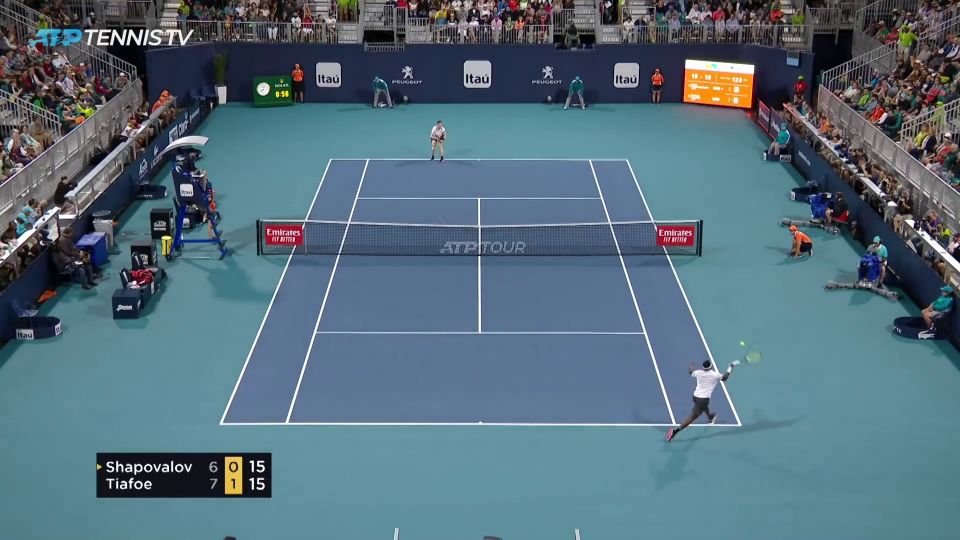
#> input picture frame 10 of 期末專案/python3/tennis_court.mp4, 1920 x 1080 px (shown at 1/2 size)
$ python mp4_HoughLine.py
#> lines starting #> are read from the running program, lines starting #| are printed output that depends on the picture; after the words box and inside, x2 and y2 are one past the last pixel; in counts of white or black regions, pixels touching at a corner belong together
import numpy as np
import cv2

def get_line_intersection(line1, line2):
    """Find the intersection point of two lines defined by endpoints."""
    xdiff = (line1[0][0] - line1[1][0], line2[0][0] - line2[1][0])
    ydiff = (line1[0][1] - line1[1][1], line2[0][1] - line2[1][1])

    def det(a, b):
        return a[0] * b[1] - a[1] * b[0]

    div = det(xdiff, ydiff)
    if div == 0:
        return None  # Lines are parallel or coincident

    d = (det(*line1), det(*line2))
    x = det(d, xdiff) / div
    y = det(d, ydiff) / div
    return x, y

# load the video
cap = cv2.VideoCapture("tennis_court.mp4")

# create VideoWriter object to save the output frames into a video file
output_file = "output_video.mp4"
frame_width = int(cap.get(cv2.CAP_PROP_FRAME_WIDTH)) // 2  # Resize width
frame_height = int(cap.get(cv2.CAP_PROP_FRAME_HEIGHT)) // 2  # Resize height
output = cv2.VideoWriter(output_file, cv2.VideoWriter_fourcc(*"mp4v"), 30.0, (frame_width, frame_height))

# define the list of boundaries
boundaries = [
    ([180, 180, 100], [255, 255, 255])
]

while True:
    # Read the next frame
    ret, frame = cap.read()
#> frame is the input picture: shape (1080, 1920, 3); mean B, G, R 123.7, 110, 85.7
    if not ret:
        break

    # Resize the frame
    resized_frame = cv2.resize(frame, (frame_width, frame_height))

    # Apply color mask
    mask = np.zeros_like(resized_frame)
    for (lower, upper) in boundaries:
        lower = np.array(lower, dtype="uint8")
        upper = np.array(upper, dtype="uint8")
        mask = cv2.inRange(resized_frame, lower, upper)
#> this loop made 1 pass
#> pass 1, `mask = cv2.inRange(resized_frame, lower, upper)`:
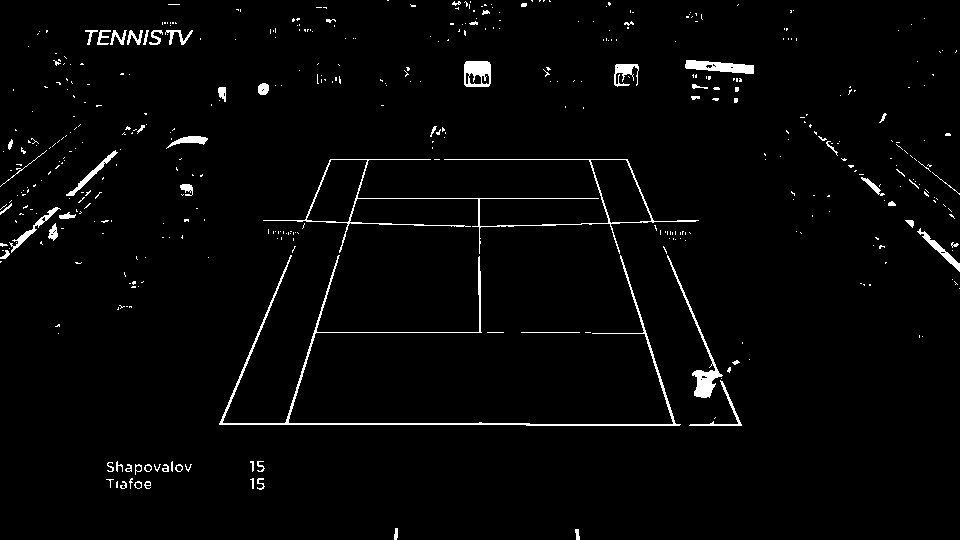
#> mask: shape (540, 960); 2.3% white; 455 white regions (390 under 20 px), largest, box (x1, y1, x2, y2) and area: (219, 255, 681, 426) 2579, (263, 159, 699, 254) 1762, (667, 255, 723, 398) 803
    output_frame = cv2.bitwise_and(resized_frame, resized_frame, mask=mask)

    gray = cv2.cvtColor(output_frame, cv2.COLOR_BGR2GRAY)
    kernel_size = 5
    blur_gray = cv2.GaussianBlur(gray, (kernel_size, kernel_size), 0)
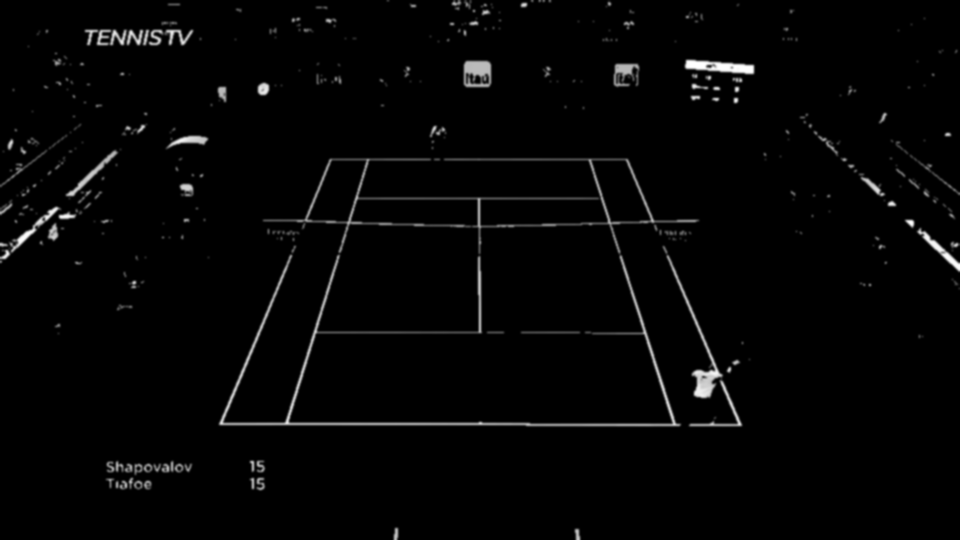
#> blur_gray: shape (540, 960); min 0, max 255, mean 5.1

    low_threshold = 10
    high_threshold = 200
    edges = cv2.Canny(gray, low_threshold, high_threshold)
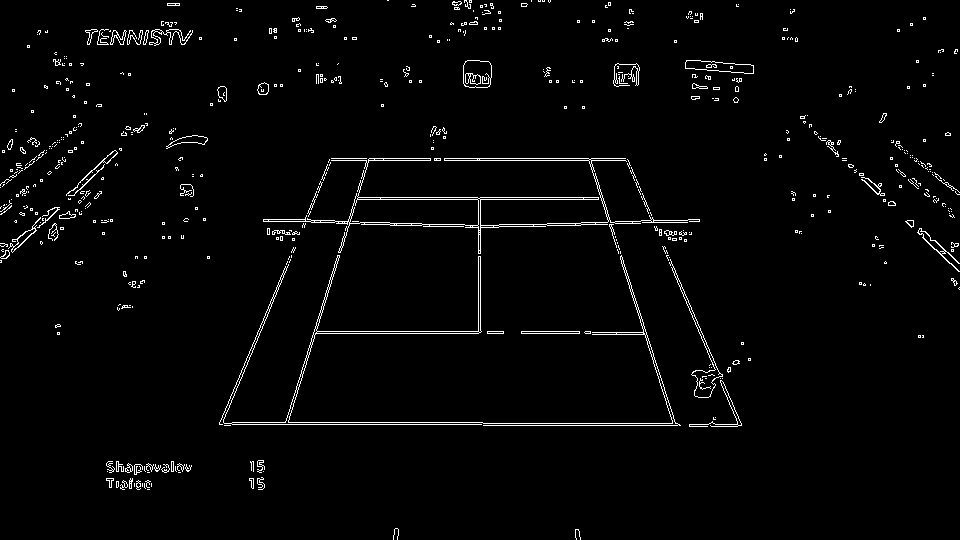
#> edges: shape (540, 960); 2.4% white in thin lines or dots
    dilated = cv2.dilate(edges, np.ones((2, 2), dtype=np.uint8))
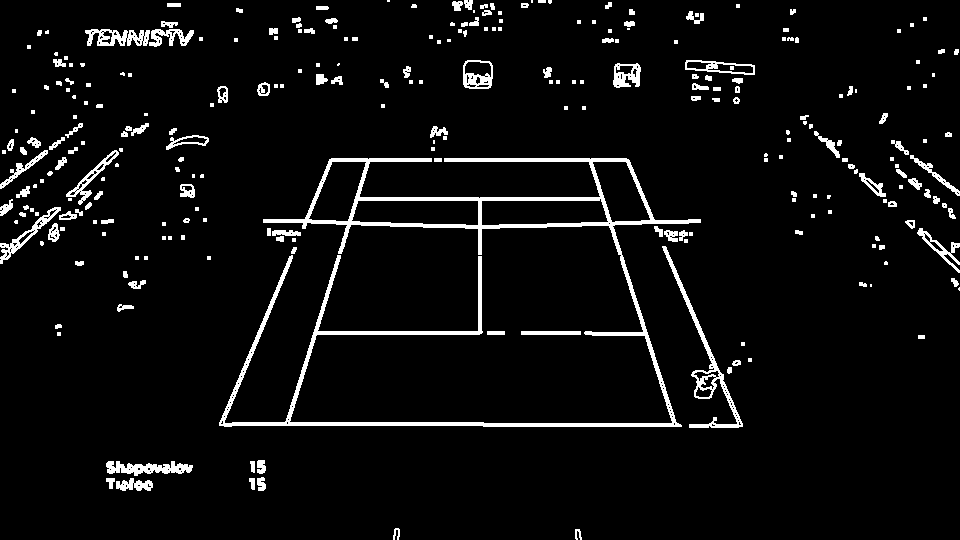
#> dilated: shape (540, 960); 5.1% white; 273 white regions (125 under 20 px), largest, box (x1, y1, x2, y2) and area: (219, 158, 701, 427) 10674, (662, 246, 743, 428) 1412, (106, 461, 193, 476) 743

    rho = 1
    theta = np.pi / 180
    threshold = 10
    min_line_length = 40
    max_line_gap = 5
    line_image = np.copy(output_frame) * 0
#> line_image: shape (540, 960, 3); every value is 0

    lines = cv2.HoughLinesP(dilated, rho, theta, threshold, np.array([]), min_line_length, max_line_gap)
#> lines = 108 rows, first 6: [375, 331, 504, 333], [219, 425, 681, 425], [391, 200, 504, 197], [331, 158, 626, 158], [423, 227, 700, 222], [219, 423, 678, 423]

    points = []
    for line in lines:
        for x1, y1, x2, y2 in line:
            points.append(((x1 + 0.0, y1 + 0.0), (x2 + 0.0, y2 + 0.0)))
            cv2.line(line_image, (x1, y1), (x2, y2), (255, 0, 0), 5)
#> this loop made 108 passes
#> line on passes 1 to 12: [[375, 331, 504, 333]], [[219, 425, 681, 425]], [[391, 200, 504, 197]], [[331, 158, 626, 158]], [[423, 227, 700, 222]], [[219, 423, 678, 423]], [[521, 332, 620, 335]], [[329, 159, 628, 159]], [[219, 424, 680, 424]], [[328, 161, 629, 161]], [[483, 426, 681, 426]], [[313, 333, 422, 332]]
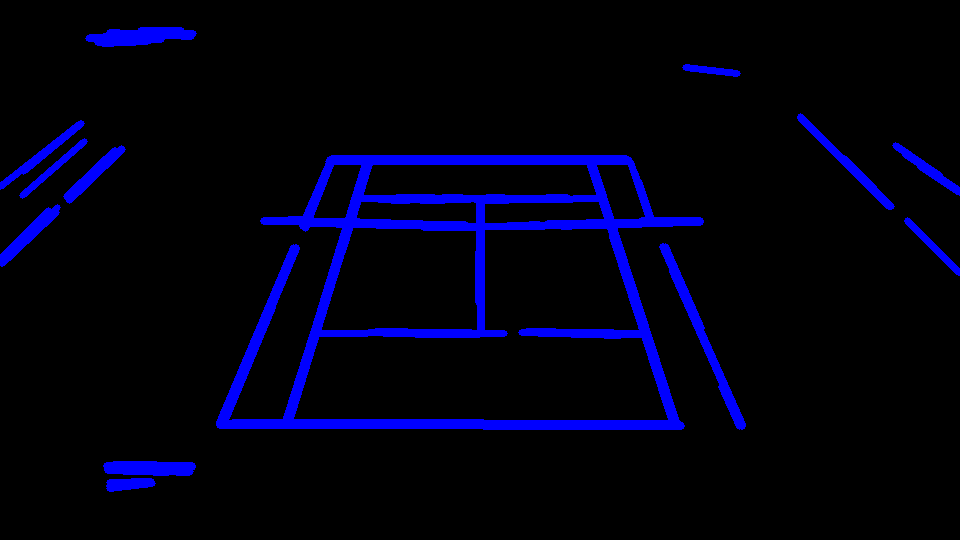
#> line_image: shape (540, 960, 3); mean B, G, R 18.2, 0, 0
#> after the loop, points = 108 items

    intersections = []
    for idx, point1 in enumerate(points):
        for point2 in points[idx + 1:]:
            intersect = get_line_intersection(point1, point2)
            if intersect is not None:
                intersections.append(intersect)
#> this loop made 108 passes
#> point1 on passes 1 to 2: ((375, 331), (504, 333)), ((219, 425), (681, 425))

    # Show the result with resized output video
    resized_output = cv2.resize(line_image, (0, 0), fx=0.5, fy=0.5)
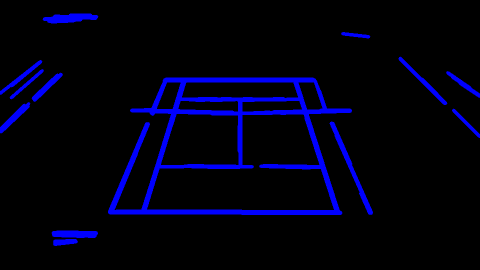
#> resized_output: shape (270, 480, 3); mean B, G, R 18.2, 0, 0
    cv2.imshow('line_intersections', resized_output)
    cv2.waitKey(0)

    # Mark intersections on the resized output video
    for inter in intersections:
        a, b = inter
        a = int(a)
        b = int(b)
        if a >= 0 and a < resized_output.shape[1] and b >= 0 and b < resized_output.shape[0]:
            for i in range(6):
                for j in range(6):
                    if b + i < resized_output.shape[0] and a + j < resized_output.shape[1]:
                        resized_output[b + i, a + j] = [0, 0, 255]
#> this loop made 5582 passes
#> inter on passes 1 to 3: (6438, 425), (-2730, 282.9), (-10783.5, 158)
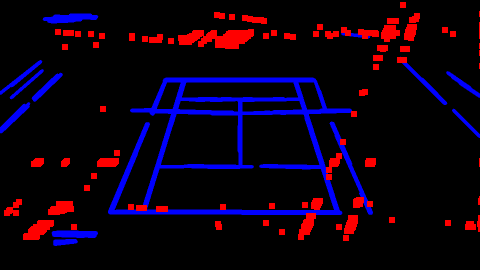
#> resized_output: shape (270, 480, 3); 5.03% of pixels changed, all inside (x1, y1, x2, y2) = (4, 2, 480, 241)

    # Show the resized output video with marked intersections
    cv2.imshow('line_intersections_marked', resized_output)
    cv2.waitKey(0)
    cv2.destroyAllWindows()

$ run again, starting later in the video
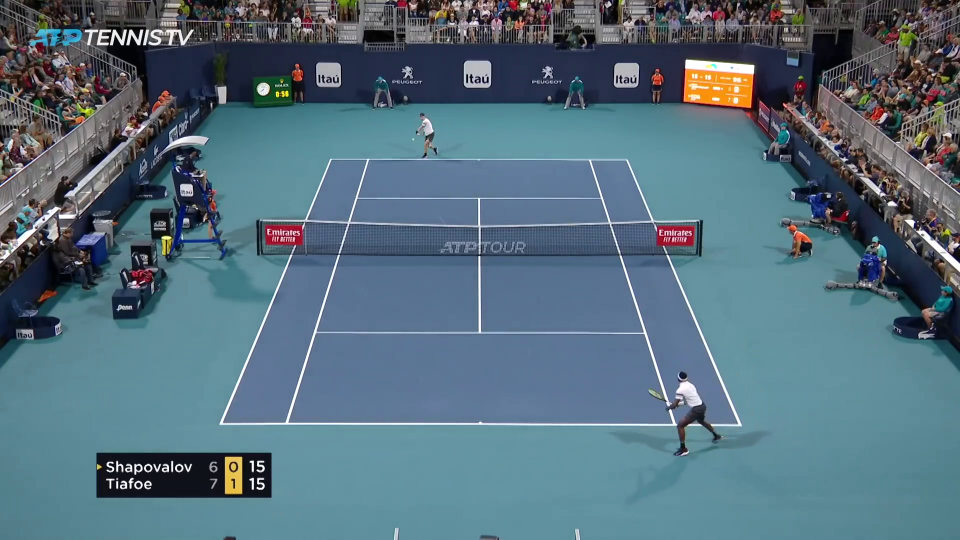
#> input picture frame 48 of 期末專案/python3/tennis_court.mp4, 1920 x 1080 px (shown at 1/2 size)
#> frame is the input picture: shape (1080, 1920, 3); mean B, G, R 124.6, 110.9, 86.5
#> edges: shape (540, 960); 2.4% white in thin lines or dots
#> dilated: shape (540, 960); 5.3% white; 286 white regions (135 under 20 px), largest, box (x1, y1, x2, y2) and area: (263, 158, 700, 407) 6587, (219, 255, 678, 427) 4465, (662, 246, 743, 428) 969
#> lines = 108 rows, first 6: [348, 158, 576, 161], [219, 425, 677, 425], [219, 424, 294, 247], [662, 246, 742, 426], [220, 424, 677, 424], [263, 221, 422, 223]
#> the loop `for line in lines:` made 108 passes
#> after the loop `for line in lines:`:
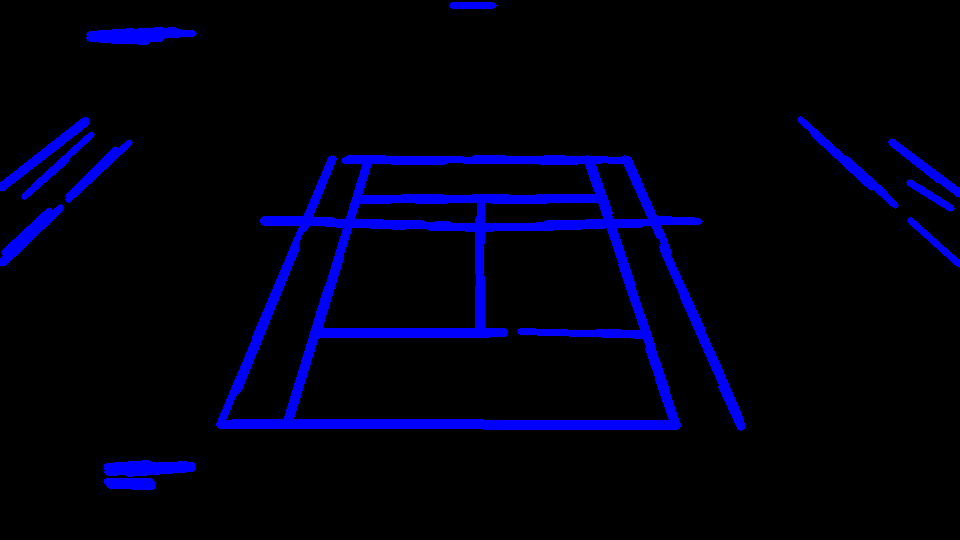
#> line_image: shape (540, 960, 3); mean B, G, R 18.4, 0, 0
#> after the loop `for line in lines:`: points = 108 items
#> the loop `for idx, point1 in enumerate(points):` made 108 passes
#> point1 on passes 3 to 10: ((219, 424), (294, 247)), ((662, 246), (742, 426)), ((220, 424), (677, 424)), ((263, 221), (422, 223)), ((220, 423), (677, 423)), ((415, 200), (603, 197)), ((800, 119), (895, 205)), ((544, 158), (629, 160))
#> the loop `for inter in intersections:` made 5644 passes
#> inter on passes 1 to 3: (20640, 425), (331.8, 157.8), (624.5, 161.6)
#> after the loop `for inter in intersections:`:
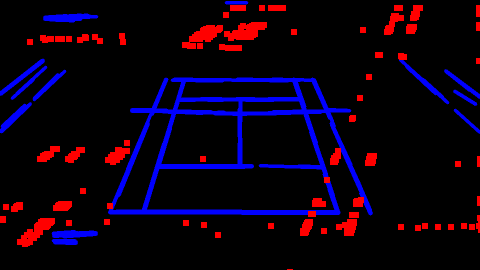
#> resized_output: shape (270, 480, 3); mean B, G, R 18.2, 0, 12.1

$ run again, starting later in the video
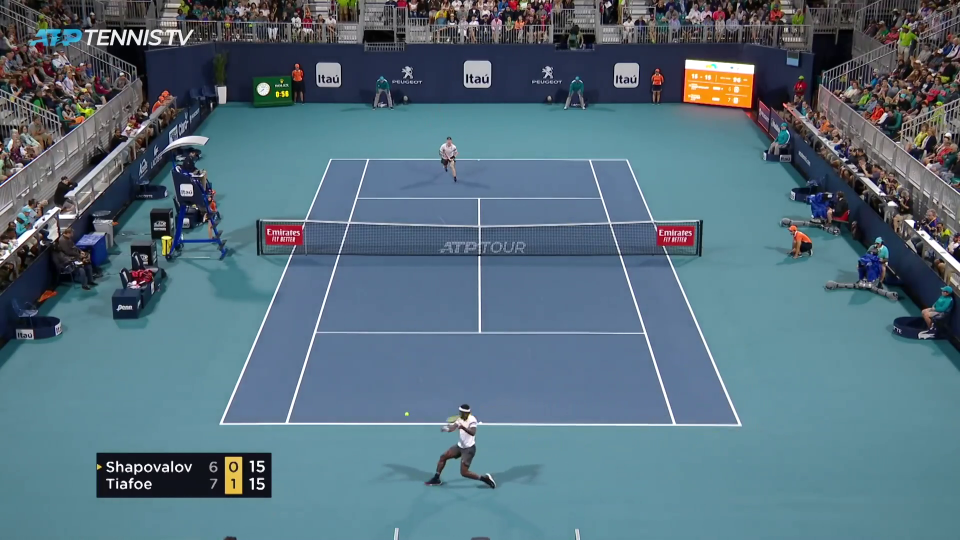
#> input picture frame 85 of 期末專案/python3/tennis_court.mp4, 1920 x 1080 px (shown at 1/2 size)
#> frame is the input picture: shape (1080, 1920, 3); mean B, G, R 125.4, 111.5, 87.2
#> edges: shape (540, 960); 2.5% white in thin lines or dots
#> dilated: shape (540, 960); 5.3% white; 280 white regions (132 under 20 px), largest, box (x1, y1, x2, y2) and area: (219, 143, 743, 431) 12426, (106, 461, 193, 476) 745, (0, 207, 61, 264) 576
#> lines = 127 rows, first 6: [219, 425, 742, 425], [219, 424, 742, 424], [407, 223, 492, 228], [219, 423, 688, 423], [448, 159, 522, 158], [355, 199, 604, 199]
#> the loop `for line in lines:` made 127 passes
#> after the loop `for line in lines:`:
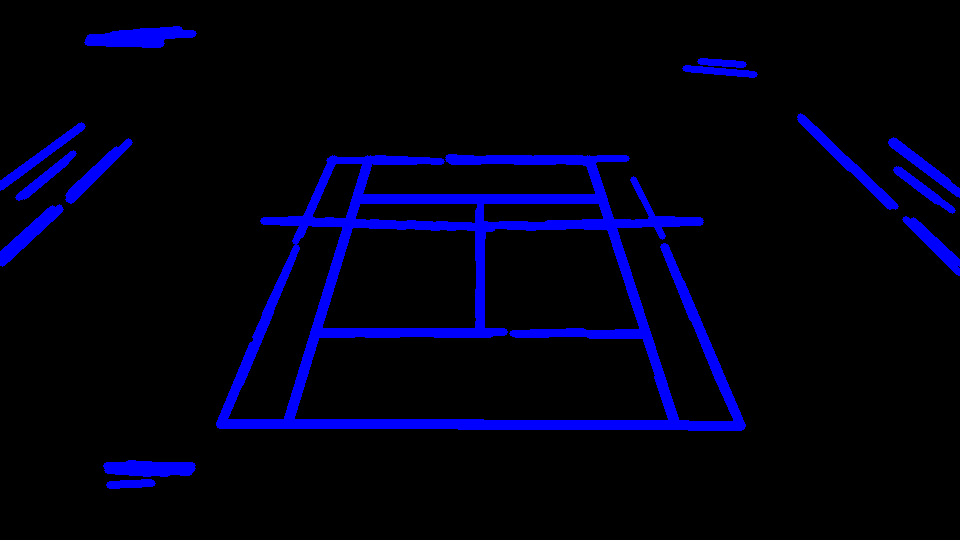
#> line_image: shape (540, 960, 3); mean B, G, R 19.6, 0, 0
#> after the loop `for line in lines:`: points = 127 items
#> the loop `for idx, point1 in enumerate(points):` made 127 passes
#> point1 on passes 2 to 9: ((219, 424), (742, 424)), ((407, 223), (492, 228)), ((219, 423), (688, 423)), ((448, 159), (522, 158)), ((355, 199), (604, 199)), ((800, 116), (890, 206)), ((219, 422), (483, 422)), ((499, 224), (612, 226))
#> the loop `for inter in intersections:` made 7803 passes
#> inter on passes 1 to 3: (3841, 425), (-19236, 425), (1109, 425)
#> after the loop `for inter in intersections:`:
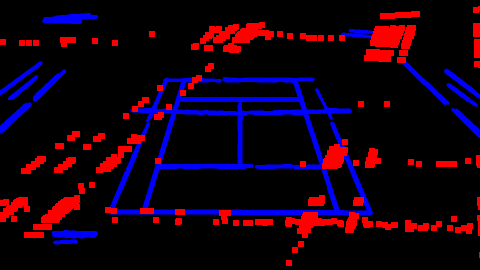
#> resized_output: shape (270, 480, 3); mean B, G, R 18.4, 0, 21.1
